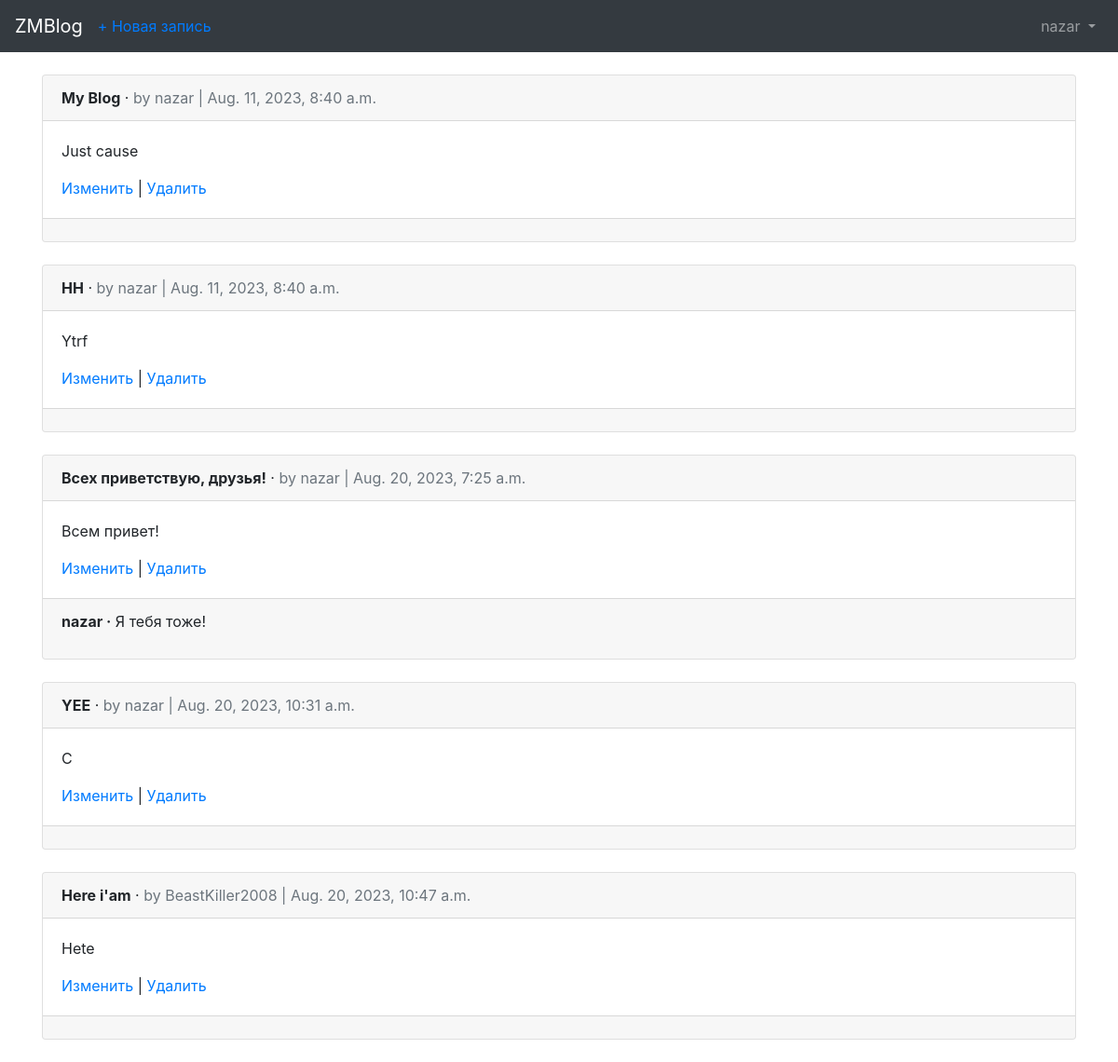
The page /articles/ (signed in) on the database its author committed.
### users/models.py (models this page shows)
class CustomUser(AbstractUser):
    age = models.PositiveIntegerField(default=0)

### articles/models.py (models this page shows, shortened)
class Article(models.Model):
    title = models.CharField(max_length=255)
    body = models.TextField()
    date = models.DateTimeField(auto_now_add=True)
    author = models.ForeignKey(
        get_user_model(),
        on_delete=models.CASCADE,
    )

class Comment(models.Model):
    article = models.ForeignKey(
        Article,
        on_delete=models.CASCADE,
        related_name='comments',
    )
    comment = models.CharField(max_length=140)
    author = models.ForeignKey(
        get_user_model(),
        on_delete=models.CASCADE,
    )
    def __str__(self):
        return self.comment

### articles/views.py (the view)
# urls.py: path('', views.ArticleListView.as_view(), name = 'article_list'),
class ArticleListView(LoginRequiredMixin, ListView):
    model = Article
    template_name = 'article_list.html'
    login_url = 'login'

### templates/article_list.html (shortened to what this page needs)
{% extends 'base.html' %}
{% block content %}
  {% for article in object_list %}
    <div class="card">
      <div class="card-header">
        <span class="font-weight-bold">{{ article.title }}</span> &middot;
        <span class="text-muted">by {{ article.author }} | {{ article.date }}</span>
      </div>
      <div class="card-body">
        <p>{{ article.body }}</p>
        <a href="{% url 'article_edit' article.pk %}">Изменить</a> |
        <a href="{% url 'article_delete' article.pk %}">Удалить</a>
      </div>
      <div class="card-footer">
        {% for comment in article.comments.all %}
          <p>
            <span class="font-weight-bold">{{ comment.author }} &middot;</span>
            {{ comment }}
          </p>
        {% endfor %}
      </div>
    </div>
    <br />
  {% endfor %}
{% endblock content %}

### templates/base.html (shortened to what this page needs)
<!doctype html>
<html lang="en">
  <head>
    <link rel="stylesheet" href="https://stackpath.bootstrapcdn.com/bootstrap/4.1.3/css/bootstrap.min.css">
  </head>
  <body>
    <nav class="navbar navbar-expand-md navbar-dark bg-dark mb-4">
      <a class="navbar-brand" href="{% url 'home' %}">ZMBlog</a>
      {% if user.is_authenticated %}
        <ul class="navbar-nav mr-auto">
          <li class="nav-item"><a href="{% url 'article_new' %}">+ Новая запись</a></li>
        </ul>
      {% endif %}
      <div class="collapse navbar-collapse" id="navbarCollapse">
        {% if user.is_authenticated %}
          <ul class="navbar-nav ml-auto">
            <li class="nav-item">
              <a class="nav-link dropdown-toggle" href="#" id="userMenu" data-toggle="dropdown" aria-haspopup="true" aria-expanded="false">
                {{ user.username }}
              </a>
            </li>
          </ul>
        {% endif %}
      </div>
    </nav>
    <div class="container">
      {% block content %}
      {% endblock content %}
    </div>
  </body>
</html>

### rows shown on the page
CustomUser: username "nazar"
Article: title "My Blog", author "nazar", date "Aug. 11, 2023, 8:40 a.m.", body "Just cause"
Article: title "HH", author "nazar", date "Aug. 11, 2023, 8:40 a.m.", body "Ytrf"
Article: title "Всех приветствую, друзья!", author "nazar", date "Aug. 20, 2023, 7:25 a.m.", body "Всем привет!"
Comment: author "nazar", comment "Я тебя тоже!"
Article: title "YEE", author "nazar", date "Aug. 20, 2023, 10:31 a.m.", body "C"
Article: title "Here i'am", author "BeastKiller2008", date "Aug. 20, 2023, 10:47 a.m.", body "Hete"
